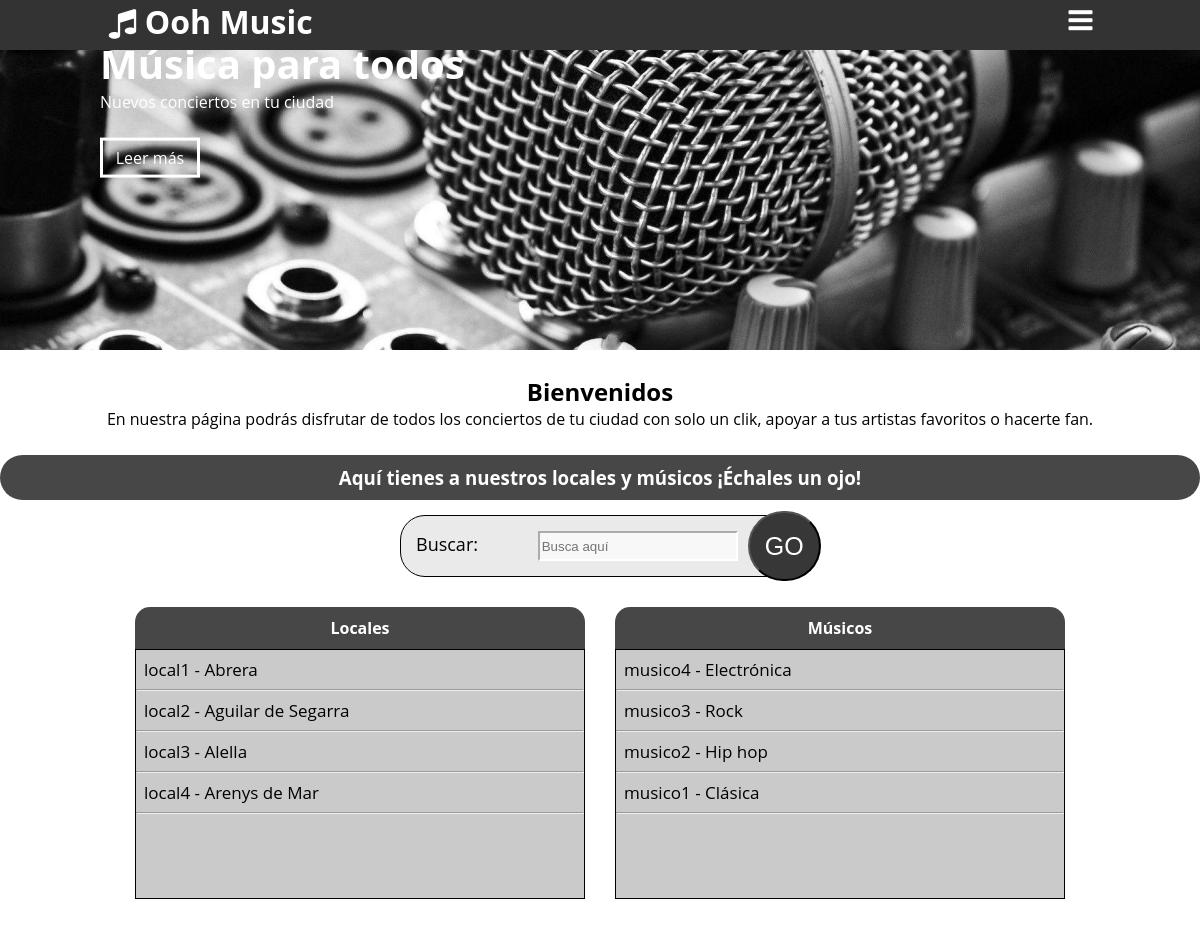
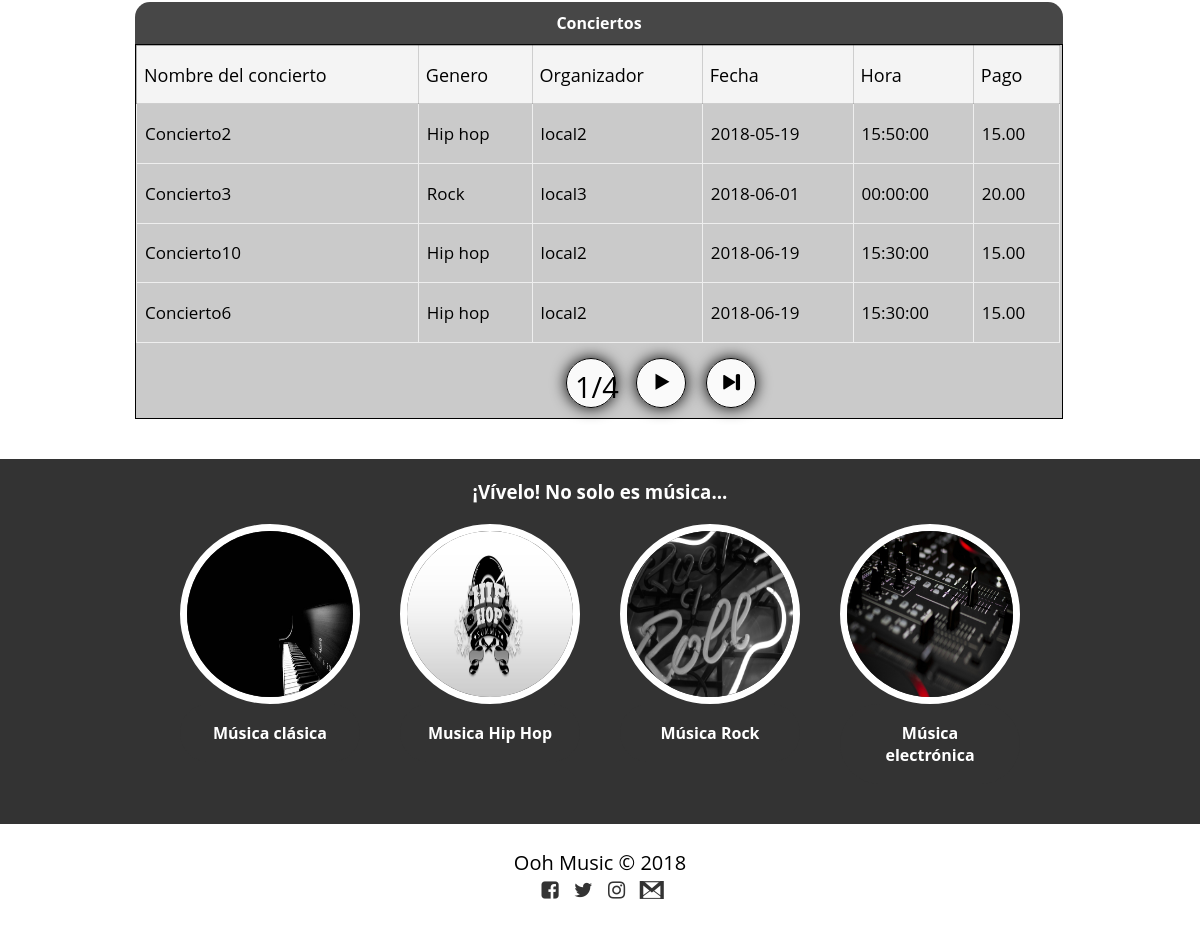
The page / on the database its author committed (2 pictures, top to bottom).
### tables this page shows
CREATE TABLE ciudad(
id_ciudad INT NOT NULL PRIMARY KEY,
nombre VARCHAR(100),
provincia VARCHAR(100)
);

CREATE TABLE musico(
id_usuario INT NOT NULL PRIMARY KEY,
apellidoa VARCHAR(30),
apellidob VARCHAR(30),
web VARCHAR(255),
nombreart VARCHAR(128),
componentes INT,
destacado BOOLEAN,
genero INT NOT NULL,
CONSTRAINT fk_musico_genero
FOREIGN KEY (genero)
REFERENCES genero(id_genero)
ON DELETE CASCADE ON UPDATE CASCADE,
CONSTRAINT fk_musico_login
FOREIGN KEY(id_usuario) REFERENCES login(id_usuario)
ON DELETE CASCADE ON UPDATE CASCADE);

CREATE TABLE genero(
id_genero INT NOT NULL PRIMARY KEY AUTO_INCREMENT,
nombre VARCHAR(30));

CREATE TABLE concierto(
id_concierto INT NOT NULL PRIMARY KEY AUTO_INCREMENT,
nombre VARCHAR(30),
fecha DATE,
hora TIME,
pago DECIMAL(6,2),
localm INT NOT NULL,
genero INT NOT NULL,
musico INT,
estado INT,
CONSTRAINT fk_concierto_localm
FOREIGN KEY (localm) REFERENCES localm(id_usuario)
ON DELETE CASCADE ON UPDATE CASCADE,
CONSTRAINT fk_concierto_genero
FOREIGN KEY (genero) REFERENCES genero(id_genero)
ON DELETE CASCADE ON UPDATE CASCADE,
CONSTRAINT fk_concierto_musico
FOREIGN KEY (musico) REFERENCES musico(id_usuario)
ON DELETE CASCADE ON UPDATE CASCADE);

### bbdd.php (called while the page is built, shortened)
<?php
function cuantosconciertosaceptados() {
    $c = conectar();
    $select = "select count(id_concierto) as cuantos from concierto where estado=1;";
    $resultado = mysqli_query($c, $select);
    if ($dato = mysqli_fetch_assoc($resultado)) {
        return $dato['cuantos'];
    } else {
        return 0;
    }
}
function mostrarListaConciertosAceptados($inicio, $cuantos) {
    $c = conectar();
    $select = "select c.nombre as nomconcierto, c.fecha, c.hora, c.pago, l.nombre as nomlocal, g.nombre as nomgenero from concierto c inner join genero g on c.genero = g.id_genero inner join login l on l.id_usuario = c.localm where c.estado = 1 order by fecha limit $inicio,$cuantos;";
    $resultado = mysqli_query($c, $select);
    return $resultado;
}
function ordenarMusicosPorGenero() {
    $c = conectar();
    $select = "select genero.nombre,musico.nombreart from musico inner join genero on musico.genero = genero.id_genero order by genero.id_genero desc;";
    $resultado = mysqli_query($c, $select);
    return $resultado;
}
function listalocalesordenadosporciudad() {
    $c = conectar();
    $select = "select login.nombre as nombre, ciudad.nombre as ciudad from login inner join ciudad on login.ciudad = ciudad.id_ciudad where login.tipo = 1 order by ciudad.nombre;";
    $resultado = mysqli_query($c, $select);
    return $resultado;
}
function conectar() {
    include('mysqlpass.php');
    $conexion = mysqli_connect("localhost", $userbd, $passbd, "musica");
    return $conexion;
}
?>

### index.php (the view, shortened to what this page needs)
<html lang="es">
    <head>
        <link rel="stylesheet" href="css/fontello.css">
        <link rel="stylesheet" href="css/estilos.css">
    </head>
    <body>
        <?php
        require_once 'bbdd.php';
        require_once 'funciones.php';
        ?>
        <header>
            <div class="contenedor">
                <h1 class="icon-music">Ooh Music</h1>
                <label class="icon-menu" for="menu-bar"></label>
            </div>
        </header>
        <main>
            <section id="banner">
                <img src="Imagenes/banner.jpg">
                <div class="contenedor">
                    <h2>Música para todos</h2>
                    <p>Nuevos conciertos en tu ciudad</p>
                    <a href="#">Leer más</a>
                </div>
            </section>
            <section id="bienvenidos">
                <h2>Bienvenidos</h2>
                <p>En nuestra página podrás disfrutar de todos los conciertos de tu ciudad con solo un clik, apoyar a tus artistas favoritos o hacerte fan.</p>
            </section>
            <section id="blog">
                <h3>Aquí tienes a nuestros locales y músicos ¡Échales un ojo!</h3>
                <div id="busc">
                    <form method="POST">
                        <p>Buscar: <input id="buscador" type="text" name="buscador" autocomplete="off" placeholder="Busca aquí" required>
                            <input type="submit" value="GO" name="buscar2" id="auto" ></p>
                    </form>
                </div>
                <div class="contenedor">
                    <article>
                        <h4>Locales</h4>
                        <div class="listas">
                            <?php
                            $locales = listalocalesordenadosporciudad();
                            while ($ellocal = mysqli_fetch_assoc($locales)) {
                                extract($ellocal);
                                echo"<p>$nombre - $ciudad</p><hr>";
                            }
                            ?>
                        </div>
                    </article>
                    <article>
                        <h4>Músicos</h4>
                        <div class="listas">
                            <?php
                            $listamusicos = ordenarMusicosPorGenero();
                            while ($musicos = mysqli_fetch_assoc($listamusicos)) {
                                extract($musicos);
                                echo"<p>$nombreart - $nombre</p><hr>";
                            }
                            ?>
                        </div>
                    </article>
                    <article>
                        <h4 id="conc">Conciertos</h4>
                        <div class="listas" id="conciertos">
                            <table border="1">
                                <tr id="titulos">
                                    <td>Nombre del concierto</td>
                                    <td>Genero</td>
                                    <td>Organizador</td>
                                    <td>Fecha</td>
                                    <td>Hora</td>
                                    <td>Pago</td>
                                </tr>
                                <?php
                                if (isset($_GET['pagina'])) {
                                    extract($_GET);
                                } else {
                                    $pagina = 1;
                                }
                                $elementospagina = 4;
                                $inicio = ($pagina - 1) * $elementospagina;
                                $cuantosconciertos = cuantosconciertosaceptados();
                                $totalpaginas = ceil($cuantosconciertos / $elementospagina);
                                $listaConciertosAceptados = mostrarListaConciertosAceptados($inicio, $elementospagina);
                                while ($lista = mysqli_fetch_assoc($listaConciertosAceptados)) {
                                    extract($lista);
                                    echo "<tr id='datos'>";
                                    echo "<td><p>$nomconcierto</p></td>";
                                    echo "<td><p>$nomgenero</p></td>";
                                    echo "<td><p>$nomlocal</p></td>";
                                    echo "<td><p>$fecha</p></td>";
                                    echo "<td><p>$hora</p></td>";
                                    echo "<td><p>$pago</p></td>";
                                    echo "</tr>";
                                }
                                echo "</table>";
                                echo "<p id='paginado'>$pagina/$totalpaginas</p>";
                                if ($pagina < $totalpaginas) {
                                    $siguiente = $pagina + 1;
                                    echo" <a href='index.php?pagina=$siguiente' id='siguiente'><span class='icon-right-dir'></span></a>";
                                    echo" <a href='index.php?pagina=$totalpaginas' id='ultima'><span class='icon-to-end'></span></a>";
                                }
                                ?>
                        </div>
                    </article>
                    <article>
                    </article>
                </div>
            </section>
            <section id="info">
                <h3>¡Vívelo! No solo es música...</h3>
                <div class="contenedor">
                    <div class="info-music">
                        <img src="Imagenes/clasica.jpg">
                        <h4>Música clásica</h4>
                    </div>
                    <div class="info-music">
                        <img src="Imagenes/hiphop.jpg">
                        <h4>Musica Hip Hop</h4>
                    </div>
                    <div class="info-music">
                        <img src="Imagenes/rock.jpg">
                        <h4>Música Rock</h4>
                    </div>
                    <div class="info-music">
                        <img src="Imagenes/electronica.jpg">
                        <h4>Música electrónica</h4>
                    </div>
                </div>
            </section>
        </main>
        <footer>
            <div class="contenedor">
                <p class="copy">Ooh Music &copy; 2018</p>
                <div class="sociales">
                    <a class="icon-facebook-squared" href="#"></a>
                    <a class="icon-twitter" href="#"></a>
                    <a class="icon-instagram" href="#"></a>
                    <a class="icon-gmail" href="#"></a>
                </div>
            </div>
        </footer>
    </body>
</html>

### css/estilos.css (style rules this page uses)
* { margin: 0; padding: 0; box-sizing: border-box; }
body { font-family: 'Open Sans', sans-serif; }
header { width: 100%; height: 50px; background: #333; color: #fff; position: fixed; top: 0; left: 0; z-index: 100; }
.contenedor { width: 98%; margin: auto; }
h1 { float: left; }
header .contenedor { display: table; }
section { width: 100%; margin-bottom: 25px; }
#bienvenidos { text-align: center; }
footer .contenedor { display: flex; flex-wrap: wrap; justify-content: center; padding-bottom: 25px; }
.copy { font-size: 20px; }
.sociales { width:100%; text-align: center; font-size: 20px; }
.sociales a { color: #333; text-decoration: none; }
@media (min-width:1024px) { .contenedor { width: 1000px; } }

### css/menu.css (style rules this page uses)
header label { float: right; font-size: 28px; margin: 6px 0; cursor: pointer; }

### css/banner.css (style rules this page uses)
#banner { margin-top: 50px; position: relative; }
#banner img { width: 100%; }
#banner .contenedor { position: absolute; top: 50%; left: 50%; transform: translateX(-50%) translateY(-120%); color: #fff; }
#banner h2 { margin-top: -30px; font-size: 28px; }
#banner a { position: relative; width: 100px; display: block; color: #fff; text-decoration: none; padding: 6px; border: 3px solid #fff; text-align: center; }
@media (min-width:480px) { #banner h2 { font-size: 40px; } }
@media (min-width:480px) { #banner a { margin-top: 25px; } }
@media (min-width:768px) { #banner { height: 300px; overflow: hidden; } }
@media (min-width:768px) { #banner img { height: auto; margin-top: -100px; } }
@media (min-width:1024px) { #banner img { margin-top: -200px; } }

### css/blog.css (style rules this page uses)
#blog h3,h4 { text-align: center; padding: 10px; background: rgba(51,51,51,0.9); border-radius: 50px; color: white; }
#blog h4 { border-top-left-radius: 15px; border-top-right-radius: 15px; border-bottom-left-radius: 0px; border-bottom-right-radius: 0px; }
#blog .contenedor { display: flex; justify-content: center; flex-wrap: wrap; }
#blog article { margin: 15px; width: 450px; }
#blog article h4 { background: rgba(51,51,51,0.9); cursor: pointer; }
#blog .listas { width: 100%; max-width: 450px; height: 250px; border: solid; border-width: thin; background: #CACACA; overflow: auto; z-index: 2; }
#blog .listas p { position: sticky; padding: 8px; font-size: 17px; }
#blog #conciertos { min-width: 928px; }
#blog article #conc { width: 928px; }
#blog article #conciertos table { border: none; border-collapse: collapse; border-width: thin; width: 924px; font-size: 15px; height: 298px; }
#blog article #conciertos table tr td { padding: 1px; }
#blog article #conciertos #titulos td { padding: 7px; font-size: 18px; background: rgba(255,255,255,.8); border-color: rgba(55,55,55,0.2); }
#blog article #conciertos { height: 375px; }
#siguiente { border: solid; border-width: thin; text-decoration: none; color: black; margin-top: 15px; margin-left: 500px; width: 50px; height: 50px; position: absolute; text-align: center; border-radius: 50px; background: rgba(255,255,255,.9); box-shadow: 0px 0px 15px black; }
#siguiente span { font-size: 35px; margin-top: 5px; margin-left: -23px; position: absolute; }
#ultima { border: solid; border-width: thin; text-decoration: none; color: black; margin-top: 15px; margin-left: 570px; width: 50px; height: 50px; position: absolute; text-align: center; border-radius: 50px; background: rgba(255,255,255,.9); box-shadow: 0px 0px 15px black; }
#ultima span { font-size: 28px; margin-top: 9px; margin-left: -19px; position: absolute; }
#conciertos #paginado { border: solid; border-width: thin; margin-top: 15px; margin-left: 430px; width: 50px; height: 50px; position: absolute; text-align: left; border-radius: 50px; font-size: 29px; background: rgba(255,255,255,.9); box-shadow: 0px 0px 15px black; }
#blog article #conciertos #datos td { padding: 0px; font-size: 16px; }
#blog #busc { border:solid; border-width: thin; width: 400px; border-radius: 25px; padding: 15px; background: rgba(55,55,55,0.1); margin: 15 auto; font-size: 18px; }
#blog #busc form input[type=text] { padding: 2px; margin-left: 55px; background: rgba(255,255,255,0.7); border-color: #fff; width: 200px; height: 30px; }
#blog #busc form input[type=submit] { padding: 15px; position: absolute; font-size: 25px; border-radius: 50px; color: #fff; background: rgba(55,55,55,20); height:70px; margin-top: -20px; margin-left: 10px; cursor: pointer; }

### rows shown on the page
musico: nombreart "musico4", genero.nombre "Electrónica"
musico: nombreart "musico3", genero.nombre "Rock"
musico: nombreart "musico2", genero.nombre "Hip hop"
musico: nombreart "musico1", genero.nombre "Clásica"
concierto: nombre "Concierto2", genero.nombre "Hip hop", login.nombre "local2", fecha "2018-05-19", hora "15:50:00", pago "15.00"
concierto: nombre "Concierto3", genero.nombre "Rock", login.nombre "local3", fecha "2018-06-01", hora "00:00:00", pago "20.00"
concierto: nombre "Concierto10", genero.nombre "Hip hop", login.nombre "local2", fecha "2018-06-19", hora "15:30:00", pago "15.00"
concierto: nombre "Concierto6", genero.nombre "Hip hop", login.nombre "local2", fecha "2018-06-19", hora "15:30:00", pago "15.00"

### other values the page prints
$nombre "local1"
$ciudad "Abrera"
$nombre "local2"
$ciudad "Aguilar de Segarra"
$nombre "local3"
$ciudad "Alella"
$nombre "local4"
$ciudad "Arenys de Mar"
$pagina "1"
$totalpaginas "4"
